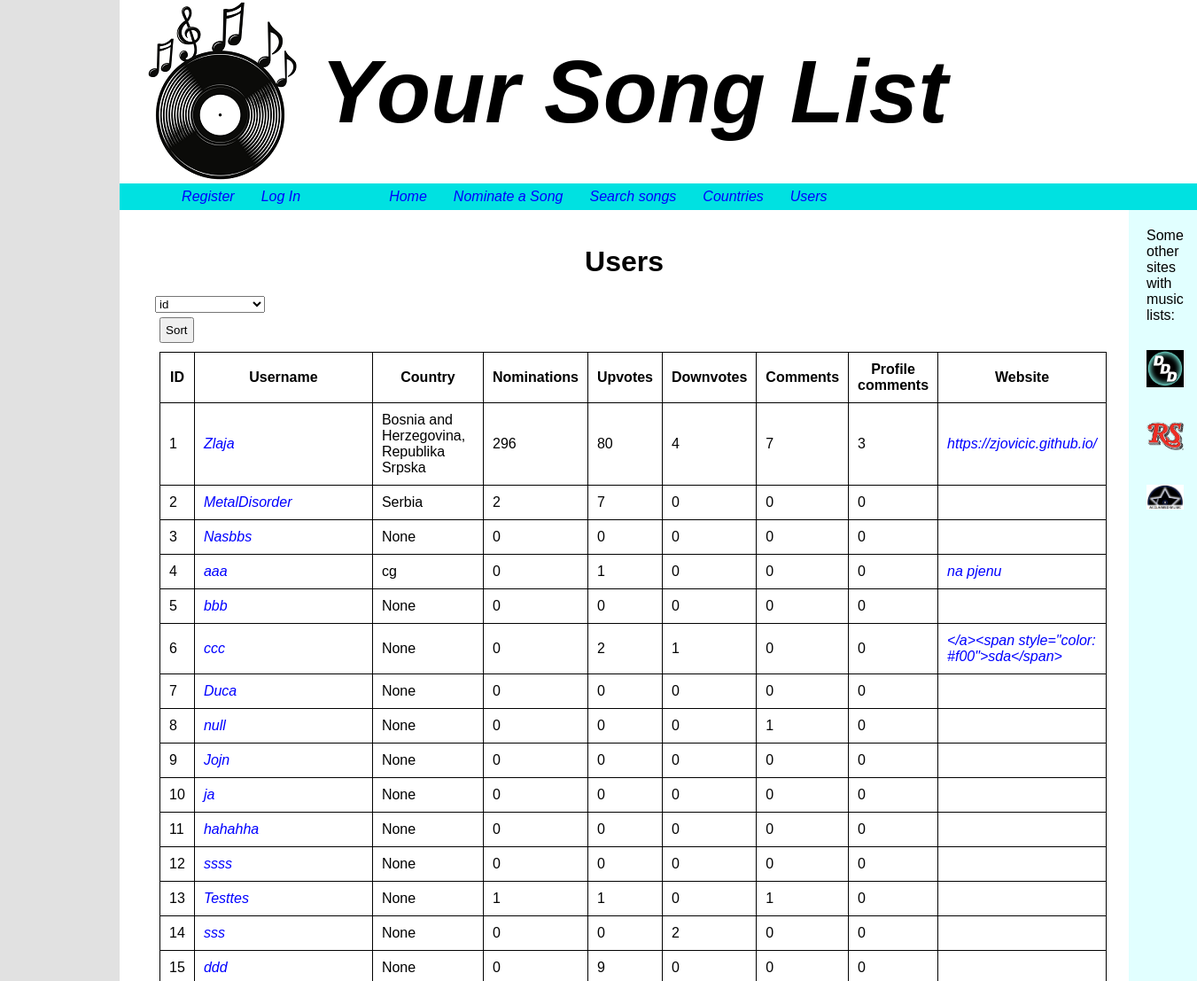
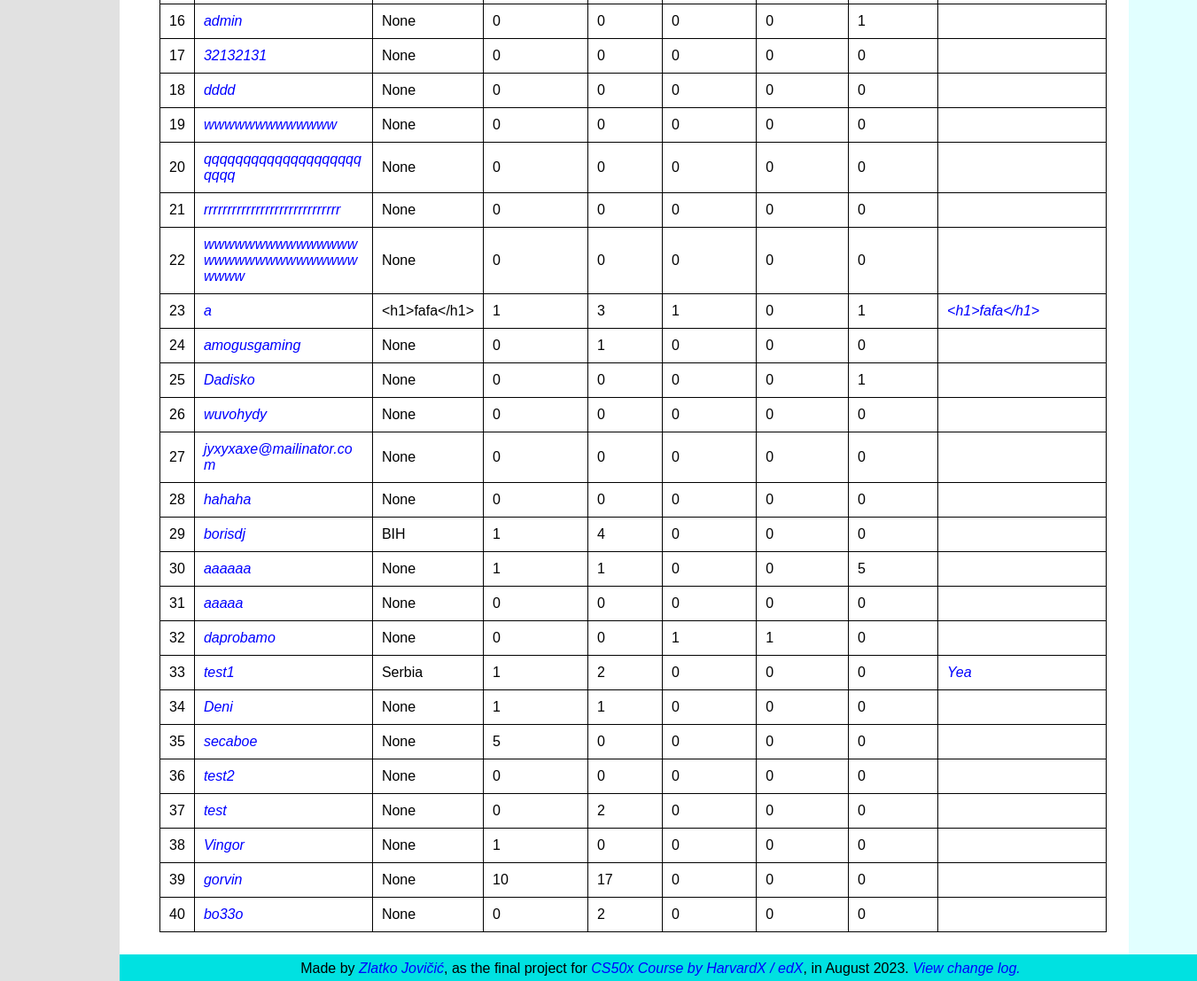
Screenshot of /users with the database file from the repository (2 pictures, top to bottom).
### tables this page shows
CREATE TABLE users
(id INTEGER PRIMARY KEY AUTOINCREMENT NOT NULL,
username TEXT NOT NULL,
email TEXT NOT NULL,
hash TEXT NOT NULL,
country TEXT,
website TEXT,
about_me TEXT,
favorite_music TEXT,
comments INTEGER NOT NULL DEFAULT 0,
nominations INTEGER NOT NULL DEFAULT 0,
upvotes INTEGER NOT NULL DEFAULT 0,
downvotes INTEGER NOT NULL DEFAULT 0, profilecomments INTEGER DEFAULT 0, isadmin INTEGER NOT NULL DEFAULT 0);

### app.py (the view, shortened to what this page needs)
@app.route("/users", methods=["GET", "POST"])
def users():
    rows = db.execute("SELECT * FROM users")
    return render_template("users.html", rows=rows)

### app.py (called while the page is built)
@app.after_request
def after_request(response):
    response.headers["Cache-Control"] = "no-cache, no-store, must-revalidate"
    response.headers["Expires"] = 0
    response.headers["Pragma"] = "nno-cache"
    return response

### templates/users.html (shortened to what this page needs)
{% extends "layout.html" %}
{% block main %}
<h1 style="text-align:center">Users</h1>
<div class="table-container">
<form action="/users" method="post">
    <div>
       <select name="method">
            <option value="id">id</option>
        </select>
    </div>
    <button type="submit">Sort</button>
</form>
<table class="uncentered">
    <thead>
        <tr>
            <th>ID</th>
            <th>Username</th>
            <th>Country</th>
            <th class="collapsable">Nominations</th>
            <th class="collapsable">Upvotes</th>
            <th class="collapsable">Downvotes</th>
            <th class="collapsable">Comments</th>
            <th class="collapsable">Profile comments</th>
            <th>Website</th>
        </tr>
    </thead>
    <tbody>
        {% for row in rows %}
        <tr>
            <td>{{ row["id"] }}</td>
            <td><a href="/profile?u={{row["username"]}}">{{row["username"]}}</a></td>
            <td>{{ row["country"] }}</td>
            <td class="collapsable">{{ row["nominations"] }}</td>
            <td class="collapsable">{{ row["upvotes"] }}</td>
            <td class="collapsable">{{ row["downvotes"] }}</td>
            <td class="collapsable">{{ row["comments"] }}</td>
            <td class="collapsable">{{ row["profilecomments"] }}</td>
            <td>{% if row["website"] %}<a href="{{ row["website"] }}">{{ row["website"] }}{% endif %}</td>
        </tr>
        {% endfor %}
    </tbody>
</table>
</div>
{% endblock %}

### static/styles.css (style rules this page uses)
* { margin: 0; padding: 0; box-sizing: border-box; font-family: "Gill Sans", sans-serif; }
a { text-decoration: none; font-style: italic; }
a:link { color: blue; }
body { font-family: Arial, Helvetica, sans-serif; background-color: rgb(225,225,225); }
h1 { margin: 20px 5px; }
table { margin-top: 10px; margin-left: auto; margin-right: auto; background-color: black; border-spacing: 1px; }
td, th { padding: 10px; background-color: white; overflow: visible; overflow-wrap: break-word; max-width: 200px; }
button { padding: 5px; margin: 5px; }
.uncentered { margin: 5px; }
.table-container { display: flex; margin-left: 20px; margin-right: auto; flex-direction: column; align-items: flex-start; }

### rows the page displays
users: id "1", username "Zlaja", country "Bosnia and Herzegovina, Republika Srpska", nominations "296", upvotes "80", downvotes "4", comments "7", profilecomments "3", website "https://zjovicic.github.io/"
users: id "2", username "MetalDisorder", country "Serbia", nominations "2", upvotes "7", downvotes "0", comments "0", profilecomments "0"
users: id "3", username "Nasbbs", country "None", nominations "0", upvotes "0", downvotes "0", comments "0", profilecomments "0"
users: id "4", username "aaa", country "cg", nominations "0", upvotes "1", downvotes "0", comments "0", profilecomments "0", website "na pjenu"
users: id "5", username "bbb", country "None", nominations "0", upvotes "0", downvotes "0", comments "0", profilecomments "0"
users: id "6", username "ccc", country "None", nominations "0", upvotes "2", downvotes "1", comments "0", profilecomments "0", website "</a><span style=\"color: #f00\">sda</span>"
users: id "7", username "Duca", country "None", nominations "0", upvotes "0", downvotes "0", comments "0", profilecomments "0"
users: id "8", username "null", country "None", nominations "0", upvotes "0", downvotes "0", comments "1", profilecomments "0"
users: id "9", username "Jojn", country "None", nominations "0", upvotes "0", downvotes "0", comments "0", profilecomments "0"
users: id "10", username "ja", country "None", nominations "0", upvotes "0", downvotes "0", comments "0", profilecomments "0"
users: id "11", username "hahahha", country "None", nominations "0", upvotes "0", downvotes "0", comments "0", profilecomments "0"
users: id "12", username "ssss", country "None", nominations "0", upvotes "0", downvotes "0", comments "0", profilecomments "0"
users: id "13", username "Testtes", country "None", nominations "1", upvotes "1", downvotes "0", comments "1", profilecomments "0"
users: id "14", username "sss", country "None", nominations "0", upvotes "0", downvotes "2", comments "0", profilecomments "0"
users: id "15", username "ddd", country "None", nominations "0", upvotes "9", downvotes "0", comments "0", profilecomments "0"
users: id "16", username "admin", country "None", nominations "0", upvotes "0", downvotes "0", comments "0", profilecomments "1"
users: id "17", username "32132131", country "None", nominations "0", upvotes "0", downvotes "0", comments "0", profilecomments "0"
users: id "18", username "dddd", country "None", nominations "0", upvotes "0", downvotes "0", comments "0", profilecomments "0"
users: id "19", username "wwwwwwwwwwwww", country "None", nominations "0", upvotes "0", downvotes "0", comments "0", profilecomments "0"
users: id "20", username "qqqqqqqqqqqqqqqqqqqqqqqq", country "None", nominations "0", upvotes "0", downvotes "0", comments "0", profilecomments "0"
users: id "21", username "rrrrrrrrrrrrrrrrrrrrrrrrrrrrr", country "None", nominations "0", upvotes "0", downvotes "0", comments "0", profilecomments "0"
users: id "22", username "wwwwwwwwwwwwwwwwwwwwwwwwwwwwwwwwww", country "None", nominations "0", upvotes "0", downvotes "0", comments "0", profilecomments "0"
users: id "23", username "a", country "<h1>fafa</h1>", nominations "1", upvotes "3", downvotes "1", comments "0", profilecomments "1", website "<h1>fafa</h1>"
users: id "24", username "amogusgaming", country "None", nominations "0", upvotes "1", downvotes "0", comments "0", profilecomments "0"
users: id "25", username "Dadisko", country "None", nominations "0", upvotes "0", downvotes "0", comments "0", profilecomments "1"
users: id "26", username "wuvohydy", country "None", nominations "0", upvotes "0", downvotes "0", comments "0", profilecomments "0"
users: id "27", username "jyxyxaxe@mailinator.com", country "None", nominations "0", upvotes "0", downvotes "0", comments "0", profilecomments "0"
users: id "28", username "hahaha", country "None", nominations "0", upvotes "0", downvotes "0", comments "0", profilecomments "0"
users: id "29", username "borisdj", country "BIH", nominations "1", upvotes "4", downvotes "0", comments "0", profilecomments "0"
users: id "30", username "aaaaaa", country "None", nominations "1", upvotes "1", downvotes "0", comments "0", profilecomments "5"
users: id "31", username "aaaaa", country "None", nominations "0", upvotes "0", downvotes "0", comments "0", profilecomments "0"
users: id "32", username "daprobamo", country "None", nominations "0", upvotes "0", downvotes "1", comments "1", profilecomments "0"
users: id "33", username "test1", country "Serbia", nominations "1", upvotes "2", downvotes "0", comments "0", profilecomments "0", website "Yea"
users: id "34", username "Deni", country "None", nominations "1", upvotes "1", downvotes "0", comments "0", profilecomments "0"
users: id "35", username "secaboe", country "None", nominations "5", upvotes "0", downvotes "0", comments "0", profilecomments "0"
users: id "36", username "test2", country "None", nominations "0", upvotes "0", downvotes "0", comments "0", profilecomments "0"
users: id "37", username "test", country "None", nominations "0", upvotes "2", downvotes "0", comments "0", profilecomments "0"
users: id "38", username "Vingor", country "None", nominations "1", upvotes "0", downvotes "0", comments "0", profilecomments "0"
users: id "39", username "gorvin", country "None", nominations "10", upvotes "17", downvotes "0", comments "0", profilecomments "0"
users: id "40", username "bo33o", country "None", nominations "0", upvotes "2", downvotes "0", comments "0", profilecomments "0"
